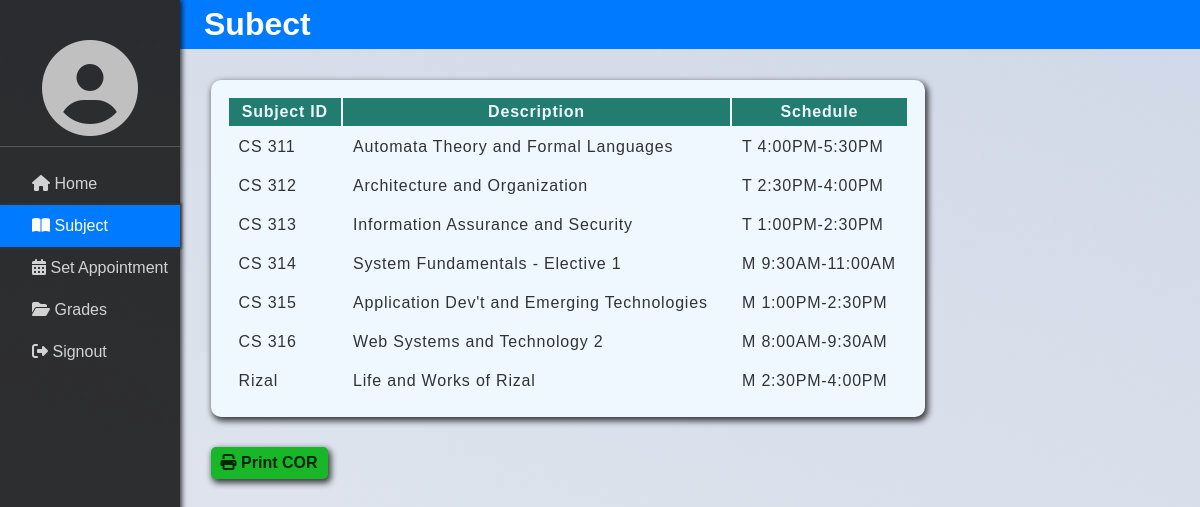
Page /subject.php (signed in) on the committed database.
### tables this page shows
CREATE TABLE `enrollees` (
  `enrollmentid` int(11) NOT NULL,
  `subjectid` varchar(11) NOT NULL,
  `studentid` int(11) NOT NULL,
  `acadyr` year(4) NOT NULL,
  `term` varchar(255) NOT NULL,
  `day` varchar(255) NOT NULL,
  `time` varchar(255) NOT NULL
);

CREATE TABLE `subject` (
  `subjectid` varchar(255) NOT NULL,
  `subDescription` varchar(255) NOT NULL
);

### subject.php (the view, shortened to what this page needs)
<?php
    include 'sidenav.php';
    require_once 'connection.php';
    $sql = "SELECT subject.subjectid, subject.subDescription, enrollees.day, enrollees.time
            FROM subject
            INNER JOIN enrollees
            ON subject.subjectid = enrollees.subjectid
            WHERE   enrollees.studentid = ? AND enrollees.acadyr = ?";
    $stmt = $conn->prepare($sql);
    $stmt->bind_param('ss',$studentid, $acadyr);
    echo '<div class="content-container">
            <div class="sub-label">
                <h1 style="padding:0.5vw 2vw;background-color:rgb(0, 123, 255);color:white;">Subect</h1>
            </div>';
    if(!$stmt->execute()){
        echo 'please try again later.';
    }else {
        $stmt->store_result();
        if($stmt->num_rows == 0){
            echo 'No entry yet.';
        }
        else {
            $stmt->bind_result($subjectid, $subDescription, $day, $time);
        echo '      <table class="sub-table">
                        <tr class="thead">
                            <th>Subject ID</th>
                            <th>Description</th>
                            <th>Schedule</th>
                        </tr>';
            while($row = $stmt->fetch())
            {
                echo '
                        <tr class="sched">
                            <td>'. $subjectid .'</td>
                            <td>' . $subDescription . '</td>
                            <td>'.$day.' '.$time.'</td>
                        </tr>';
            }
            echo '  </table>
                    <div class="print-btn">
                        <p onclick="printPage()"><i class="fas fa-print"></i> Print COR</p>
                    </div>
                </div>';
        }
    }
?>
    </div>
</body>
</html>

### sidenav.php (shortened to what this page needs)
<!DOCTYPE html>
<html lang="en">
<head>
    <link rel="stylesheet" href="css\home.css">
    <link rel="stylesheet" href="css\subject.css">
    <link rel="stylesheet" href="css\setApp.css">
    <link rel="stylesheet" href="css\grades.css">
    <link rel="stylesheet" href="css\print.css">
    <link rel="stylesheet" href="https://cdnjs.cloudflare.com/ajax/libs/font-awesome/4.7.0/css/font-awesome.min.css">
</head>
<body>
    <div class="container">
        <nav class="sidenav">
            <div style="text-align:center; margin-top: 5vh;padding-bottom:10px;border-bottom:solid 0.2px rgba(255, 255, 255,0.2);">
                <i class='fas fa-user-circle' style='font-size:96px;color:rgba(255, 255, 255,0.7);'></i>
            </div>
            <div class="nav-cont">
                <a href="home.php" class="home" style="padding-top: 20px;"><i class="fa fa-home"></i> Home</a>
                <a href="subject.php" class="subject" class="tablinks"><i class='fas fa-book-open'></i> Subject</a>
                <a href="setApp.php" class="appointment" class="tablinks"><i class='fas fa-calendar-alt'></i> Set Appointment</a>
                <a href="grades.php" class="Grades" class="tablinks"><i class='fas fa-folder-open'></i> Grades</a>
                <a href="signout.php" class="signout"><i class='fas fa-sign-out-alt' ></i> Signout</a>
            </div>
        </nav>

### css/home.css (style rules this page uses)
* { margin: 0; font-family: "Source Sans Pro", Helvetica, sans-serif; }
html { box-sizing: border-box; scroll-behavior: smooth; }
body { background-image: url("../images/whitebg.jpg"); }
.container { display: grid; height: 100vh; grid-template-columns: 15% 85%; }
.sidenav { background-color: rgba(0, 0, 0, 0.8); position: fixed; width: 15%; height: 100vh; box-shadow: 2px 0px 5px 0px rgba(0,0,0,0.75); -webkit-box-shadow: 2px 0px 5px 0px rgba(0,0,0,0.75); -moz-box-shadow: 2px 0px 5px 0px rgba(0,0,0,0.75); }
.sidenav a { padding: 12px 0px 12px 32px; text-decoration: none; font-size: 16px; color: rgb(251, 251, 251, 0.8); display: block; grid-area: side; transition: 0.2s; }
.sidenav a:is(:link, :active, :visited).active { background-color: rgb(0, 123, 255); color: rgba(255, 255, 255); box-shadow: 0px 0px 2px 2px rgba(53, 51, 61, 0.75); -webkit-box-shadow: 0px 0px 2px 2px rgba(54, 53, 58, 0.75); -moz-box-shadow: 0px 0px 2px 2px rgba(49, 47, 57, 0.75); }
.nav-cont { margin-top: 1vh; }
.content-container { grid-column: 2; }

### css/subject.css (style rules this page uses)
.sub-table { margin: 3% 0 0 3%; padding: 1em; background-color: aliceblue; border-radius: 10px; width: 70%; letter-spacing: 0.8px; box-shadow: 2px 3px 6px 1px rgba(0,0,0,0.75); -webkit-box-shadow: 2px 3px 6px 1px rgba(0,0,0,0.75); -moz-box-shadow: 2px 3px 6px 1px rgba(0,0,0,0.75); }
.thead { background-color: #227C70; color: aliceblue; }
.thead th { padding: 5px 10px; }
.sched { line-height: 25px; color: rgb(0, 0, 0, 0.8); }
.sched td { padding-left: 10px; }
.print-btn { padding: 3% 0 0 3%; }
.print-btn p { background-color: rgb(23, 183, 39); width: fit-content; padding: 7px 10px; cursor: pointer; border-radius: 5px; font-weight: 700; color: rgb(0, 0, 0, 0.8); box-shadow: 2px 3px 6px 1px rgba(0,0,0,0.75); -webkit-box-shadow: 2px 3px 6px 1px rgba(0,0,0,0.75); -moz-box-shadow: 2px 3px 6px 1px rgba(0,0,0,0.75); }

### css/grades.css (style rules this page uses)
.sched { line-height: 35px; }

### css/print.css (style rules this page uses)
* { margin: 0; box-sizing: border-box; scroll-behavior: smooth; }

### rows in the picture
enrollees: subjectid.subjectid "CS 311", subjectid.subDescription "Automata Theory and Formal Languages", day "T", time "4:00PM-5:30PM"
enrollees: subjectid.subjectid "CS 312", subjectid.subDescription "Architecture and Organization", day "T", time "2:30PM-4:00PM"
enrollees: subjectid.subjectid "CS 313", subjectid.subDescription "Information Assurance and Security", day "T", time "1:00PM-2:30PM"
enrollees: subjectid.subjectid "CS 314", subjectid.subDescription "System Fundamentals - Elective 1", day "M", time "9:30AM-11:00AM"
enrollees: subjectid.subjectid "CS 315", subjectid.subDescription "Application Dev't and Emerging Technologies", day "M", time "1:00PM-2:30PM"
enrollees: subjectid.subjectid "CS 316", subjectid.subDescription "Web Systems and Technology 2", day "M", time "8:00AM-9:30AM"
enrollees: subjectid.subjectid "Rizal", subjectid.subDescription "Life and Works of Rizal", day "M", time "2:30PM-4:00PM"
